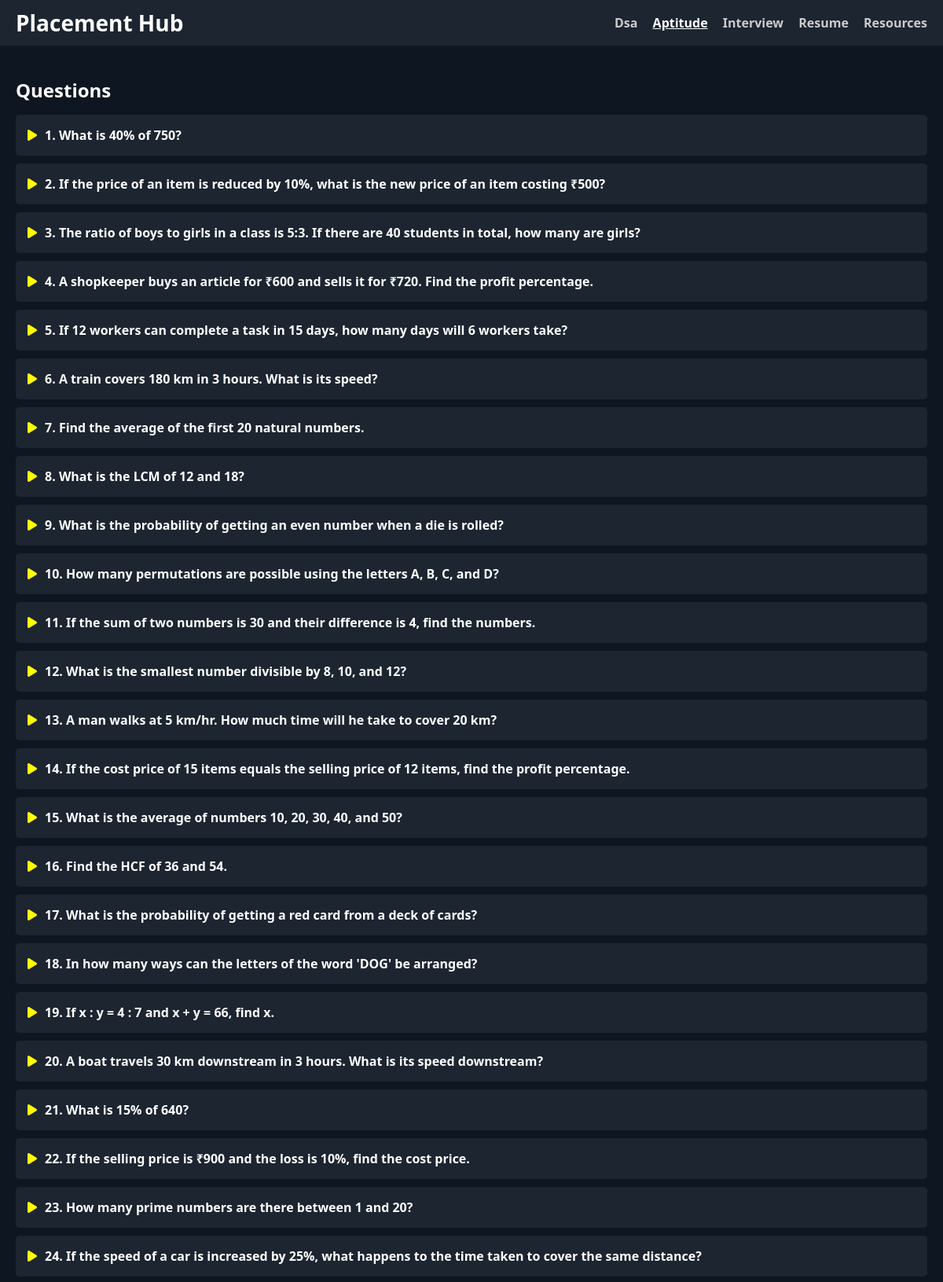
Screenshot of /category/aptitude (upper part) with the database file from the repository.
### tables this page shows
CREATE TABLE questions (
    id INTEGER PRIMARY KEY AUTOINCREMENT,
    question TEXT NOT NULL,
    solution TEXT,
    solution_py TEXT,
    solution_java TEXT,
    category TEXT NOT NULL
);

### app.py (the view)
@app.route("/category/<category>")
def category_page(category):
    conn = sqlite3.connect("placementhub.db")
    cursor = conn.cursor()
    cursor.execute("""
        SELECT
            id,
            question,
            solution,
            solution_py,
            solution_java
        FROM questions
        WHERE category = ?
    """, (category,))
    questions = cursor.fetchall()
    conn.close()
    return render_template(
        "index.html",
        questions=questions,
        category=category
    )

### templates/index.html (shortened to what this page needs)
<!DOCTYPE html>
<html lang="en">
<head>
  <link href="{{ url_for('static', filename='style.css') }}" rel="stylesheet">
</head>
<body>
<header>
  <h1>Placement Hub</h1>
  <nav>
    <a href="/category/dsa" {% if category == 'dsa' %}class="active"{% endif %}>Dsa</a>
    <a href="/category/aptitude" {% if category == 'aptitude' %}class="active"{% endif %}>Aptitude</a>
    <a href="/category/interview" {% if category == 'interview' %}class="active"{% endif %}>Interview</a>
    <a href="/category/resume" {% if category == 'resume' %}class="active"{% endif %}>Resume</a>
    <a href="/category/resources" {% if category == 'resources' %}class="active"{% endif %}>Resources</a>
  </nav>
</header>
<main>
  <h2>Questions</h2>
  {% for id, question, solution, sol_py, sol_java in questions %}
  <div class="accordion">
    <div class="accordion-item">
      <div class="accordion-header" onclick="toggleAccordion(this)">
        <span class="accordion-icon"><i class="fa fa-play"></i></span>
        <span class="accordion-title">{{ loop.index }}. {{ question }}</span>
      </div>
    </div>
  </div>
  {% endfor %}
</main>
</body>
</html>

### static/style.css (style rules this page uses)
body { margin: 0; font-family: 'Segoe UI', sans-serif; background-color: #0e1621; color: #ffffff; }
header { background-color: #1c2530; padding: 10px 20px; display: flex; justify-content: space-between; align-items: center; }
header h1 { margin: 0; font-size: 28px; color: #fff; }
nav a { color: #ccc; margin-left: 15px; text-decoration: none; font-weight: bold; }
nav a.active, nav a:hover { color: #fff; text-decoration: underline; }
main { padding: 20px; }
h2 { margin-bottom: 15px; font-size: 24px; }
.accordion { background-color: #1c2530; margin-bottom: 10px; border-radius: 5px; }
.accordion-header { padding: 15px; cursor: pointer; display: flex; align-items: center; color: #fff; }
.accordion-icon { margin-right: 10px; color: yellow; }
.accordion-title { font-size: 16px; font-weight: bold; }

### rows the page displays
questions: question "What is 40% of 750?"
questions: question "If the price of an item is reduced by 10%, what is the new price of an item costing ₹500?"
questions: question "The ratio of boys to girls in a class is 5:3. If there are 40 students in total, how many are girls?"
questions: question "A shopkeeper buys an article for ₹600 and sells it for ₹720. Find the profit percentage."
questions: question "If 12 workers can complete a task in 15 days, how many days will 6 workers take?"
questions: question "A train covers 180 km in 3 hours. What is its speed?"
questions: question "Find the average of the first 20 natural numbers."
questions: question "What is the LCM of 12 and 18?"
questions: question "What is the probability of getting an even number when a die is rolled?"
questions: question "How many permutations are possible using the letters A, B, C, and D?"
questions: question "If the sum of two numbers is 30 and their difference is 4, find the numbers."
questions: question "What is the smallest number divisible by 8, 10, and 12?"
questions: question "A man walks at 5 km/hr. How much time will he take to cover 20 km?"
questions: question "If the cost price of 15 items equals the selling price of 12 items, find the profit percentage."
questions: question "What is the average of numbers 10, 20, 30, 40, and 50?"
questions: question "Find the HCF of 36 and 54."
questions: question "What is the probability of getting a red card from a deck of cards?"
questions: question "In how many ways can the letters of the word 'DOG' be arranged?"
questions: question "If x : y = 4 : 7 and x + y = 66, find x."
questions: question "A boat travels 30 km downstream in 3 hours. What is its speed downstream?"
questions: question "What is 15% of 640?"
questions: question "If the selling price is ₹900 and the loss is 10%, find the cost price."
questions: question "How many prime numbers are there between 1 and 20?"
questions: question "If the speed of a car is increased by 25%, what happens to the time taken to cover the same distance?"
